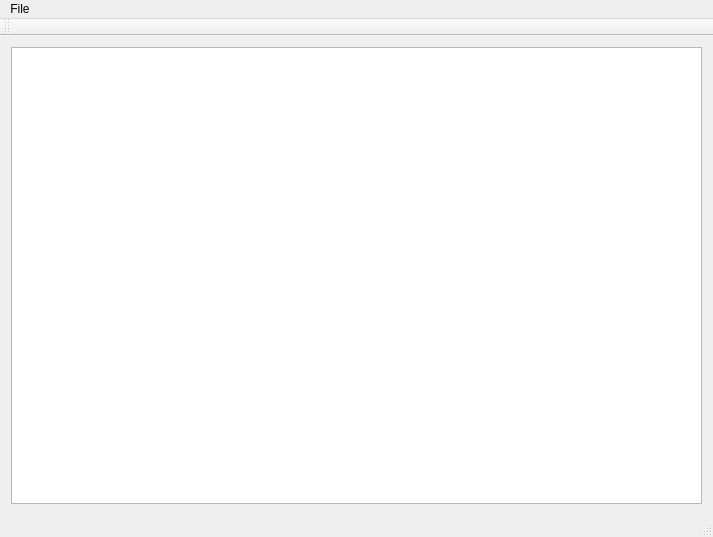
<?xml version="1.0" encoding="UTF-8"?>
<ui version="4.0">
 <class>MainWindow</class>
 <widget class="QMainWindow" name="MainWindow">
  <property name="geometry">
   <rect>
    <x>0</x>
    <y>0</y>
    <width>713</width>
    <height>537</height>
   </rect>
  </property>
  <property name="windowTitle">
   <string>CSV/SQL viewer/saver</string>
  </property>
  <widget class="QWidget" name="centralWidget">
   <layout class="QGridLayout" name="gridLayout_2">
    <item row="0" column="0">
     <widget class="QTableView" name="tableView"/>
    </item>
   </layout>
  </widget>
  <widget class="QMenuBar" name="menuBar">
   <property name="geometry">
    <rect>
     <x>0</x>
     <y>0</y>
     <width>713</width>
     <height>21</height>
    </rect>
   </property>
   <widget class="QMenu" name="menuFile">
    <property name="title">
     <string>File</string>
    </property>
    <widget class="QMenu" name="menuOpen">
     <property name="title">
      <string>Open</string>
     </property>
     <addaction name="actionOpen_CSV"/>
     <addaction name="actionOpen_SQLite_Table"/>
    </widget>
    <widget class="QMenu" name="menuConvert_2">
     <property name="title">
      <string>Convert</string>
     </property>
     <addaction name="actionSave_To_CSV"/>
     <addaction name="actionSave_To_SQLite"/>
    </widget>
    <addaction name="menuOpen"/>
    <addaction name="menuConvert_2"/>
    <addaction name="separator"/>
    <addaction name="actionExit"/>
   </widget>
   <addaction name="menuFile"/>
  </widget>
  <widget class="QToolBar" name="mainToolBar">
   <attribute name="toolBarArea">
    <enum>TopToolBarArea</enum>
   </attribute>
   <attribute name="toolBarBreak">
    <bool>false</bool>
   </attribute>
  </widget>
  <widget class="QStatusBar" name="statusBar"/>
  <action name="actionOpen_CSV">
   <property name="text">
    <string>Open CSV...</string>
   </property>
  </action>
  <action name="actionOpen_SQLite_Table">
   <property name="text">
    <string>Open SQLite Table...</string>
   </property>
  </action>
  <action name="actionExit">
   <property name="text">
    <string>Exit</string>
   </property>
  </action>
  <action name="actionSave_To_SQLite">
   <property name="text">
    <string>Save To SQLite</string>
   </property>
   <property name="toolTip">
    <string>Save To SQLite</string>
   </property>
  </action>
  <action name="actionSave_To_CSV">
   <property name="text">
    <string>SaveToCSV</string>
   </property>
   <property name="toolTip">
    <string>Save To CSV</string>
   </property>
  </action>
 </widget>
 <layoutdefault spacing="6" margin="11"/>
 <resources/>
 <connections/>
</ui>
